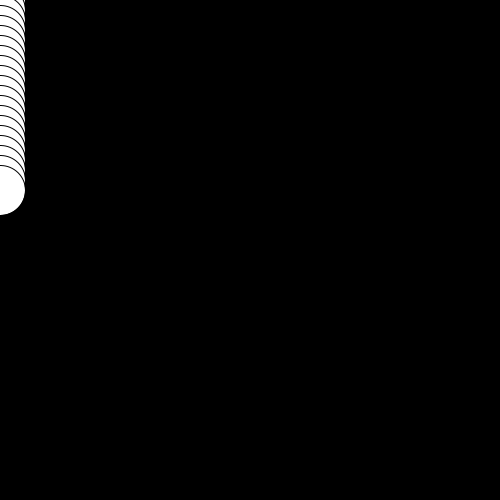
Frame 1 (no input)
Frame 60 (the mouse pressed at the canvas centre just before this capture): identical to frame 1, image omitted
Frame 120 (the mouse held since frame 60 and released just before this capture): identical to frame 1, image omitted

The Processing sketch that drew this single still picture (run headless with seeded random() and noise(); from frame 60 on, the mouse is pressed at the canvas centre):

// Processing sketch: forwoking
// ── forwoking.pde
float x=100; 
float y=50; 

void setup(){
size(500,500); 
background(0); 
//ellipse(x,y,20,20); 
for (int i = 0; i < 200; i = i+10){

ellipse(0,i,50,50);
}

} 
void draw(){

  
}
